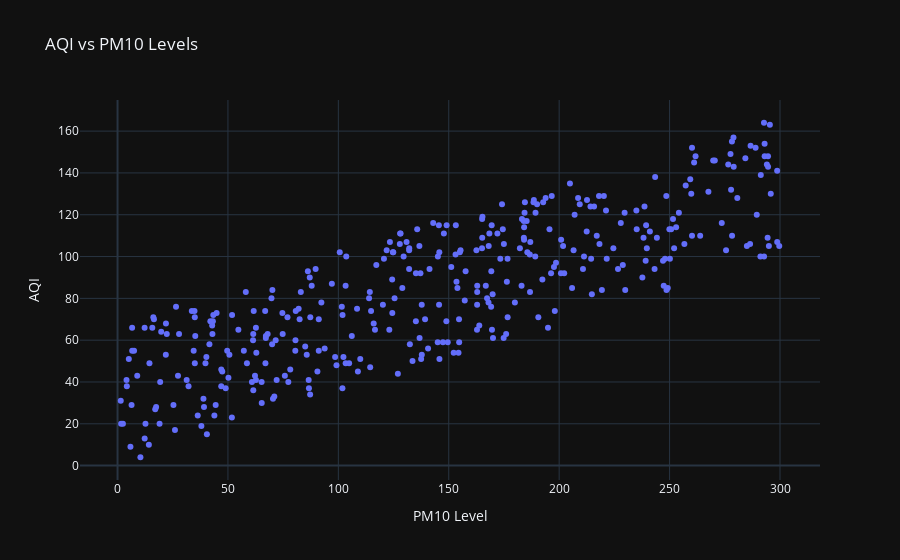

The notebook cell this image was saved under:
### Code cell
# Scatter Plot for AQI vs PM10 using Plotly
fig = px.scatter(df, x='PM10', y='AQI', 
                 title="AQI vs PM10 Levels", 
                 labels={'PM10': 'PM10 Level', 'AQI': 'AQI'})
fig.update_layout(template="plotly_dark")
fig.show()

### Figure 1 — Plotly figure (JSON) as saved in the notebook; plotly's stock layout.template omitted (floating-point values rounded to 4 significant figures; data arrays with more than 128 entries replaced by an {"elided": "..."} marker saying what was removed)
{"data": [{"hovertemplate": "PM10 Level=%{x}<br>AQI=%{y}<extra></extra>", "legendgroup": "", "marker": {"color": "#636efa", "symbol": "circle"}, "mode": "markers", "name": "", "orientation": "v", "showlegend": false, "type": "scatter", "x": {"elided": "365 float values"}, "xaxis": "x", "y": {"elided": "365 int values"}, "yaxis": "y"}], "layout": {"legend": {"tracegroupgap": 0}, "title": {"text": "AQI vs PM10 Levels"}, "xaxis": {"anchor": "y", "domain": [0, 1], "title": {"text": "PM10 Level"}}, "yaxis": {"anchor": "x", "domain": [0, 1], "title": {"text": "AQI"}}}}
